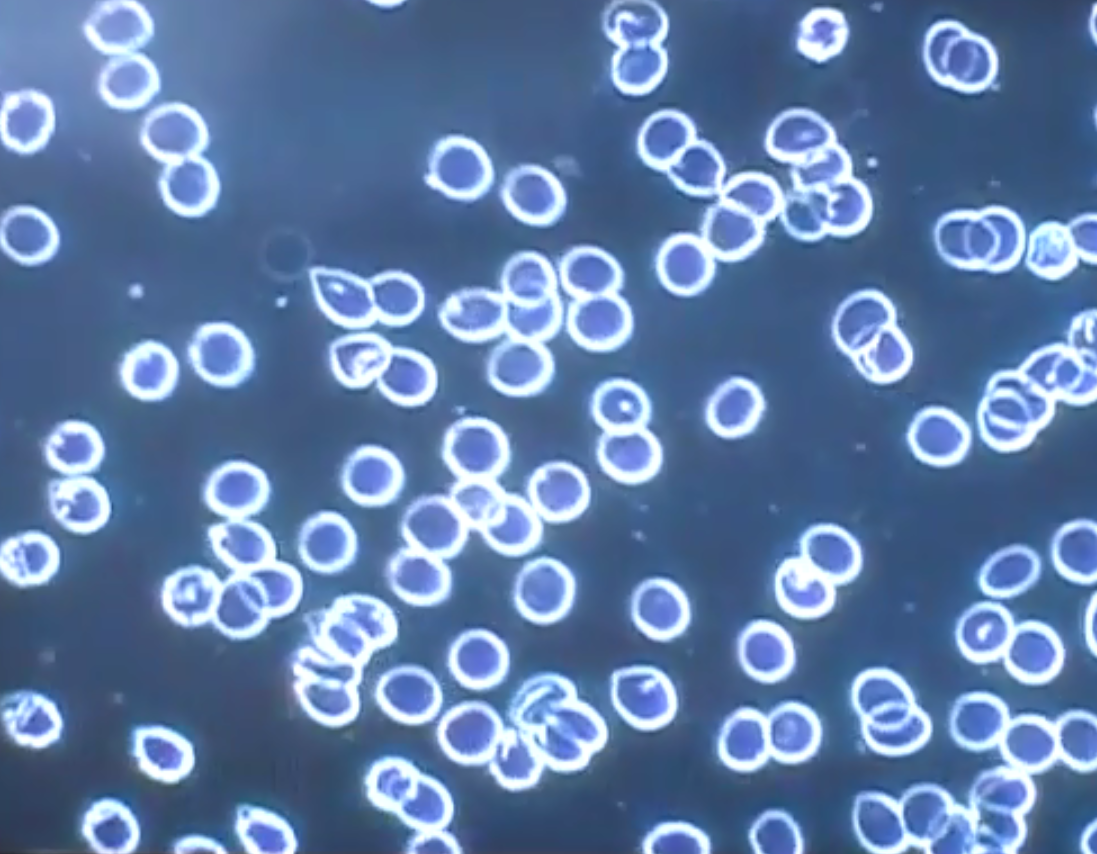
#> input picture Metodichka/images/bloodcells.png, 1097 x 854 px
$ python lab4_Binarization_And_Detection.py
#> lines starting #> are read from the running program, lines starting #| are printed output that depends on the picture; after the words box and inside, x2 and y2 are one past the last pixel; in counts of white or black regions, pixels touching at a corner belong together
#!/usr/bin/env python
# coding: utf-8

# # Лабораторная работа 4. Цифровая обработка изображений.
#
# В этой работе рассматриваются различные виды цифровой обработки изображений.
#
# Цель лабораторной работы:
# 1. Бинаризация
# 2. Выделение границ
# 3. Методы анализа изображений
# 4. Локальные особенности. Особые точки.
#

# In[1]:


get_ipython().run_line_magic('reset', '')


# In[2]:


import sys
sys.path.append('../')
get_ipython().run_line_magic('matplotlib', 'inline')
import matplotlib.pyplot as plt
import cv2 as cv
import numpy as np
from utility import util

# Изменим стандартный размер графиков matplotlib
plt.rcParams["figure.figsize"] = [6, 4]


# ## 1 Бинаризация
#
# В обработке изображений часто используется процедура пороговой бинаризации -- разбиения изображения на две области, одна из которых содержит все пиксели со значением ниже некоторого порога, а другая содержи все пиксели со значением выше этого порога.
# Оптимальная пороговая сегментация основана на приближении гистограммы изображения к некоторой кривой с использованием весовых сумм двух или более вероятностей интенсивности с нормальным распределением. Тогда порог - это набор ближайших уровней яркости, соответствующих минимуму вероятности между максимумами двух или более нормальных распределений.
#
#
# <img src="../content/binarization_examle.png" width="800"/>
#
# Примеры бинаризации изображений будем рассматривать на изображении хлорелл под микроскопом
#

# In[ ]:


image1 = cv.imread('../images/bloodcells.png')
#> image1 is the input picture: shape (854, 1097, 3); mean B, G, R 166.4, 124.6, 96.6
image2 = cv.imread('../images/chlorella.png')
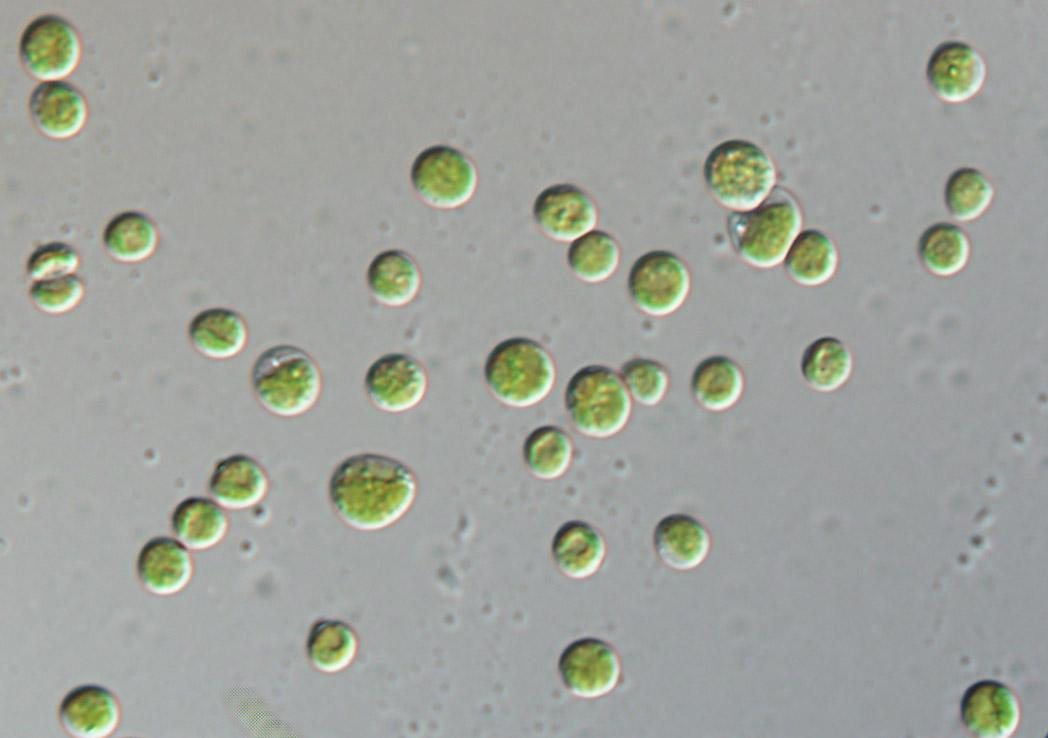
#> input picture Metodichka/images/chlorella.png, 1048 x 738 px
#> image2 is the input picture: shape (738, 1048, 3); mean B, G, R 156.2, 162.4, 159.1
rgb_image1 = cv.cvtColor(image1, cv.COLOR_BGR2RGB)
hsv_image1 = cv.cvtColor(image1, cv.COLOR_BGR2HSV)
#> hsv_image1: shape (854, 1097, 3); mean H, S, V 106.8, 114.8, 166.4
gray_image1 = cv.cvtColor(image1, cv.COLOR_BGR2GRAY)
rgb_image2 = cv.cvtColor(image2, cv.COLOR_BGR2RGB)
hsv_image2 = cv.cvtColor(image2, cv.COLOR_BGR2HSV)
#> hsv_image2: shape (738, 1048, 3); mean H, S, V 65.6, 15.8, 163.8
gray_image2 = cv.cvtColor(image2, cv.COLOR_BGR2GRAY)

channels = [0]
histSize = [256]
range = [0, 256]

gs = plt.GridSpec(2, 2)
plt.figure(figsize=(10, 8))
plt.subplot(gs[0])
plt.imshow(gray_image1, cmap='gray')
plt.xticks([]), plt.yticks([])
plt.subplot(gs[1])
plt.imshow(gray_image2, cmap='gray')
plt.xticks([]), plt.yticks([])
plt.subplot(gs[2])
plt.hist(gray_image1.reshape(-1), 256, range)
plt.subplot(gs[3])
plt.hist(gray_image2.reshape(-1), 256, range)
plt.show()
#> figure, not shown here; panel 3: tallest bar 25783 high, from x = 88 to 89; panel 4: tallest bar 65826 high, from x = 162 to 163


#
#
# ### 1.1 Бинаризация полутоновых изображений (пороговая фильтрация).
#
# Рассмотрим простую бинаризацию на примере полутонового изображения.
#
# Бинаризация полутоновых изображений осуществляется просто. Для каждого пикселя применяется одно и то же пороговое значение. Если значение пикселя меньше порогового значения, оно имеет значение 0, в противном случае — максимальное значение. В библиотеке OpenCV есть функция для бинаризации изображений cv.threshold(), для применения пороговых значений. Функция принимает несколько параметров:
# - image -- изображение, к которому применяется бинаризация;
# - threshold -- пороговое значение;
# - maxval -- максимальное значение, которое присваивается значениям пикселей, превышающим пороговое значение;
# - type -- тип порога.
#
# OpenCV предоставляет различные типы пороговых значений:
# - cv.THRESH_BINARY
# $$
# \begin{equation*}
# out(x, y) =
#  \begin{cases}
#    maxval \; &\textit{if image(x, y) > threshold } \\
#    0 \; &\textit{иначе}
#  \end{cases}
# \end{equation*}
# $$
# - cv.THRESH_BINARY_INV
# $$
# \begin{equation*}
# out(x, y) =
#  \begin{cases}
#    0 \; &\textit{if image(x, y) > threshold } \\
#    maxval \; &\textit{иначе}
#  \end{cases}
# \end{equation*}
# $$
# - cv.THRESH_TRUNC
# $$
# \begin{equation*}
# out(x, y) =
#  \begin{cases}
#    threshold \; &\textit{if image(x, y) > threshold } \\
#    image(x,y) \; &\textit{иначе}
#  \end{cases}
# \end{equation*}
# $$
# - cv.THRESH_TOZERO
# $$
# \begin{equation*}
# out(x, y) =
#  \begin{cases}
#    image(x, y) \; &\textit{if image(x, y) > threshold } \\
#    0 \; &\textit{иначе}
#  \end{cases}
# \end{equation*}
# $$
# - cv.THRESH_TOZERO_INV
# $$
# \begin{equation*}
# out(x, y) =
#  \begin{cases}
#    0 \; &\textit{if image(x, y) > threshold } \\
#    image(x, y) \; &\textit{иначе}
#  \end{cases}
# \end{equation*}
# $$
#
# Подробнее по типам смотри [документацию](https://docs.opencv.org/4.x/d7/d1b/group__imgproc__misc.html#gaa9e58d2860d4afa658ef70a9b1115576)
#
#

# In[ ]:


threshold = 150
image = gray_image1

ret, thresh1 = cv.threshold(image, threshold, 255, cv.THRESH_BINARY)
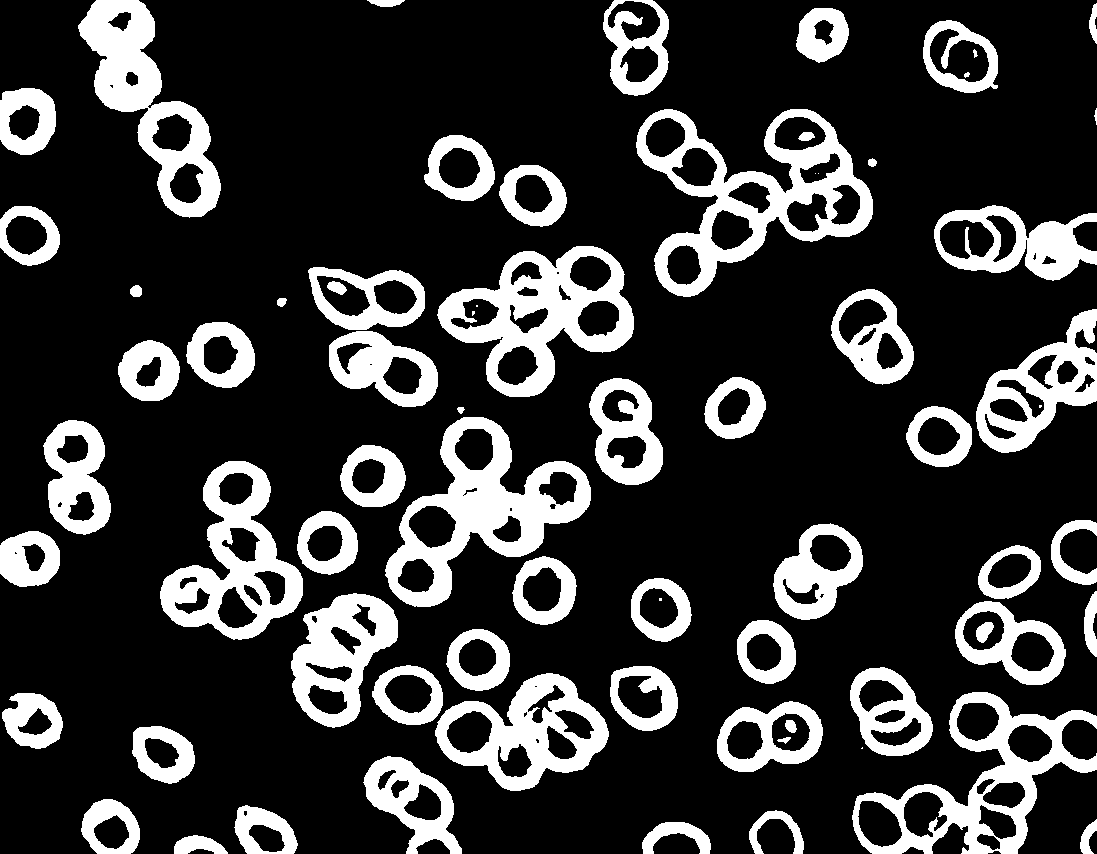
#> thresh1: shape (854, 1097); 21.2% white; 72 white regions (7 under 20 px), largest, box (x1, y1, x2, y2) and area: (636, 109, 873, 297) 14071, (385, 417, 591, 607) 13493, (437, 246, 634, 397) 12309
#> ret = 150
ret, thresh2 = cv.threshold(image, threshold, 255, cv.THRESH_BINARY_INV)
ret, thresh3 = cv.threshold(image, threshold, 255, cv.THRESH_TRUNC)
ret, thresh4 = cv.threshold(image, threshold, 255, cv.THRESH_TOZERO)
ret, thresh5 = cv.threshold(image, threshold, 255, cv.THRESH_TOZERO_INV)
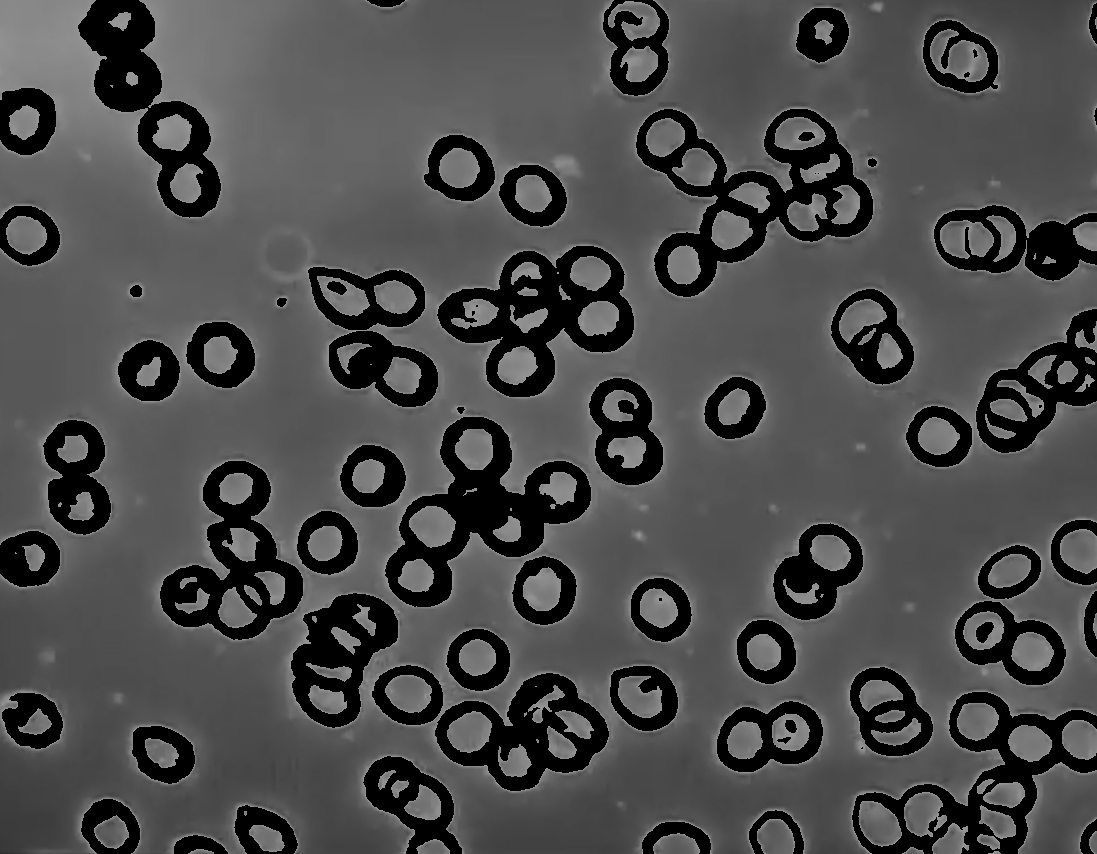
#> thresh5: shape (854, 1097); min 0, max 150, mean 76
titles = ['Grayscale Image', 'BINARY', 'BINARY_INV', 'TRUNC', 'TOZERO', 'TOZERO_INV']
images = [image, thresh1, thresh2, thresh3, thresh4, thresh5]
plt.figure(figsize=(15, 8))
for i in np.arange(len(images)):
    plt.subplot(2, 3, i + 1)
    plt.imshow(images[i], 'gray', vmin=0, vmax=255)
    plt.title(titles[i])
    plt.xticks([])
    plt.yticks([])
#> this loop made 6 passes
plt.show()


#

# ### 1.2 Бинаризация Оцу (Otsu's Binarization)
#
# Для определения оптимального порога бинаризации предложено большое количество различных подходов. Наиболее удачным из них является подход Оцу, который предполагает не только определение оптимального порога бинаризации, но и вычисление некоторого критерия бимодальности, т.е оценку того, действительно ли исследуемая гистограмма содержит именно две моды (два выраженных пика).
# Подробнее про метод Оцу и алгоритм его работы можно почитать [здесь](https://docs.opencv.org/4.x/d7/d4d/tutorial_py_thresholding.html) и [здесь](https://ru.wikipedia.org/wiki/%D0%9C%D0%B5%D1%82%D0%BE%D0%B4_%D0%9E%D1%86%D1%83)
#
# Для использования этого метода в opencv используется таже функция cv.threshold(), в которой в качестве дополнительного флага передается параметр cv.THRESH_OTSU. Пороговое значение может быть выбрано произвольным. Затем алгоритм находит оптимальное пороговое значение, которое возвращается в качестве первого значения кортежа.
#
# Работу метода Оцу рассмотрим на примере:
#

# In[ ]:


threshold = 150
ret1, thresh1 = cv.threshold(image, threshold, 255, cv.THRESH_BINARY)
#> ret1 = 150
ret2, thresh2 = cv.threshold(image, 0, 255, cv.THRESH_BINARY + cv.THRESH_OTSU)
#> thresh2: shape (854, 1097); 20% white; 79 white regions (11 under 20 px), largest, box (x1, y1, x2, y2) and area: (637, 109, 873, 297) 13405, (386, 417, 591, 607) 12706, (438, 246, 634, 397) 11536
#> ret2 = 156
titles = ['Original Image', 'Global Thresholding (threshold = %d)' % threshold,
          "Otsu's Thresholding (Otsu's threshold = %d)" % ret2]
images = [image, thresh1, thresh2]

plt.figure(figsize=(15, 8))
for i in np.arange(len(images)):
    plt.subplot(1, 3, i + 1)
    plt.imshow(images[i], 'gray')
    plt.title(titles[i])
    plt.xticks([])
    plt.yticks([])
#> this loop made 3 passes
plt.show()


# ### 1.3 Адаптивная бинаризация.
#
# В простой полутоновой бинаризации в качестве порога используется одно значение. Но это может быть не во всех случаях, например, если изображение имеет разные условия освещения в разных областях. В этом случае может помочь адаптивное пороговое значение. Здесь алгоритм определяет порог для пикселя на основе небольшой области вокруг него. Таким образом, мы получаем разные пороги для разных областей одного и того же изображения, что дает лучшие результаты для изображений с различной освещенностью.
#
# Помимо описанных выше параметров, метод `cv.adaptiveThreshold()` принимает три входных параметра:
#
# - **AdaptiveMethod** решает, как вычисляется пороговое значение:
#     + `cv.ADAPTIVE_THRESH_MEAN_C`: Пороговое значение представляет собой среднее значение площади окрестностей минус константа C.
#     + `cv.ADAPTIVE_THRESH_GAUSSIAN_C`: Пороговое значение представляет собой гауссово-взвешенную сумму значений окрестностей минус константа C.
# - **BlockSize** определяет размер области соседства, а C — константа, которая вычитается из средней или взвешенной суммы соседних пикселей.

# In[ ]:


ret1, thresh1 = cv.threshold(image, 0, 255, cv.THRESH_BINARY + cv.THRESH_OTSU)
#> ret1 = 156
thresh2 = cv.adaptiveThreshold(image, 255, cv.ADAPTIVE_THRESH_MEAN_C, cv.THRESH_BINARY, 15, 5)
#> thresh2: shape (854, 1097); 77.3% white; 302 black regions (116 under 20 px), largest, box (x1, y1, x2, y2) and area: (149, 408, 690, 799) 30374, (302, 238, 641, 415) 10457, (629, 101, 884, 304) 9019
thresh3 = cv.adaptiveThreshold(image, 255, cv.ADAPTIVE_THRESH_GAUSSIAN_C, cv.THRESH_BINARY, 15, 5)
#> thresh3: shape (854, 1097); 84.8% white; 508 black regions (233 under 20 px), largest, box (x1, y1, x2, y2) and area: (647, 102, 878, 302) 4171, (370, 623, 537, 797) 4139, (949, 513, 1097, 691) 3729
titles = ['Original Image', "Otsu's Thresholding (Otsu's threshold = %d)" % ret1,
          'Adaptive Mean Thresholding', 'Adaptive Gaussian Thresholding']
images = [image, thresh1, thresh2, thresh3]

plt.figure(figsize=(10, 8))
for i in np.arange(len(images)):
    plt.subplot(2, 2, i + 1)
    plt.imshow(images[i], 'gray')
    plt.title(titles[i])
    plt.xticks([])
    plt.yticks([])
#> this loop made 4 passes
plt.show()


# ### 1.4 Сегментация многомодальных изображений (Мультипороговая гистограммная бинаризация)
#
# <img src="../content/multimodal_segmentation.png" width="800"/>
#
# Сегментация многомодальных изображений - специально разработанный для данного класса задач, метод статистического выделения мод позволяет оценивать количество и степень выраженности мод гистограммы, опираясь на соответствующий график статистической производной (функции локальной разделимости), представляющий собой график значений критерия Оцу, вычисляемых в локальном скользящем окне, согласованном по ширине с ожидаемой шириной моды гистограммы.
#
#

# ### 1.5 Цветовая сегментация изображений
#
# Известно, что цветные цифровые изображения представляют собой совокупность трех цветовых плоскостей, каждая из которых характеризует одну независимую составляющую цвета, представленную в том же формате, что и обычное 8-битное полутоновое изображение. Следовательно, все описанные процедуры обработки полутоновых изображений в яркостной области могут быть обобщены и на случай обработки цветных изображений. Специфика же здесь связана прежде всего с различными цветовыми моделями, позволяющими по-разному работать с разными цветовыми и другими составляющими изображения.
#

# In[ ]:


image3 = cv.imread('../images/pencils.png')
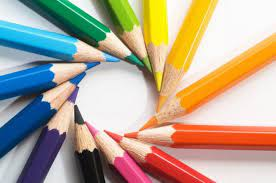
#> input picture Metodichka/images/pencils.png, 276 x 183 px
#> image3 is the input picture: shape (183, 276, 3); mean B, G, R 147.3, 167, 181.4
rgb_image3 = cv.cvtColor(image3, cv.COLOR_BGR2RGB)
hsv_image3 = cv.cvtColor(rgb_image3, cv.COLOR_RGB2HSV)
#> hsv_image3: shape (183, 276, 3); mean H, S, V 54.4, 101.7, 203.1
h, s, v = cv.split(hsv_image3)
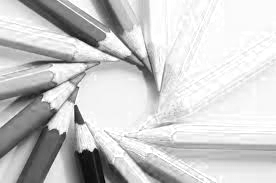
#> v: shape (183, 276); min 0, max 255, mean 203.1

low_h = 75
high_h = 85

mask = cv.inRange(h, low_h, high_h)
#> mask: shape (183, 276); 3.3% white; 68 white regions (64 under 20 px), largest, box (x1, y1, x2, y2) and area: (35, 0, 109, 42) 1319, (127, 53, 142, 65) 92, (84, 0, 92, 9) 27, (131, 71, 138, 77) 24
result = cv.bitwise_and(rgb_image3, rgb_image3, mask=mask)
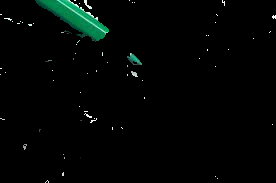
#> result: shape (183, 276, 3); mean R, G, B 1.7, 4.9, 3.6

gs = plt.GridSpec(2, 2)
plt.figure(figsize=(10, 8))
plt.subplot(gs[0])
plt.imshow(rgb_image3)
plt.title('Исходное изображение')
plt.xticks([]), plt.yticks([])
plt.subplot(gs[1])
plt.imshow(mask, cmap='gray')
plt.title('Маска')
plt.xticks([]), plt.yticks([])
plt.subplot(gs[2])
plt.hist(h.reshape(-1), np.max(h), [np.min(h), np.max(h)])
plt.vlines(low_h, 0, 5000, 'r'), plt.vlines(high_h, 0, 5000, 'r')
plt.title('Гистограмма h слоя')
plt.subplot(gs[3])
plt.imshow(result)
plt.title('Изображение с пикселями выделенного цвета')
plt.show()
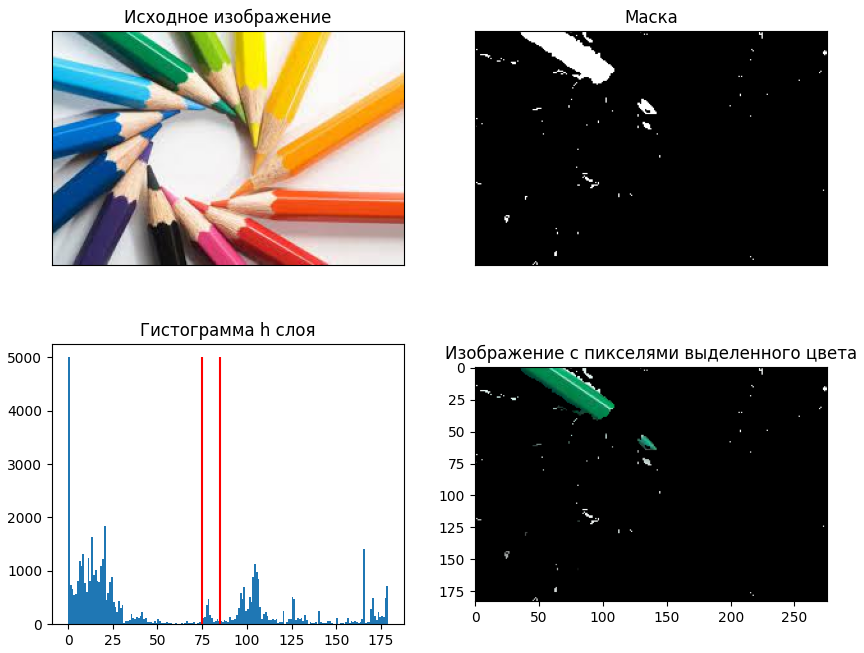
#> figure drawn by matplotlib, 4 panels; panel 3: tallest bar 4998 high, from x = 0 to 1


# # 2 Выделение границ.

# Традиционно, рассматриваются две модели краев: "ступенька" и "излом". Точкам контура типа "ступенька" соответствуют точки смены знака второй производной, а точкам контура типа "излом" - точки смены знака первой производной изображения. Здесь делается допущение, что изображение это непрерывная и два раза дифференцируемая функция f(x,y). В действительности это допущение будет корректным, если перед взятием производной - изображение сгладить (отфильтровать) тем или иным способом.
#
# Из методов обнаружения края при помощи различных дифференциальных операторов наиболее известны операторы Робертса (Roberts), Собеля (Sobel), Канни (Canny), оператор Лапласа и Лапласиан Гаусcиана (LoG).

# ## 2.1 Операторы вычисления векторов градиентов
#
# Операторы Робертса и Собеля реализуются путем свертки изображения со следующими ядрами:
#
# - Оператор Робертса:
# $
# M_1 =
#  \begin{pmatrix}
#   1 & 0 \\
#   0 & -1
#  \end{pmatrix}
# ;
# M_2 =
#  \begin{pmatrix}
#   0 & -1\\
#   1 & 0
#  \end{pmatrix}
# .
# $
#
# - Оператор Собеля:
# $
# M_x =
# \begin{pmatrix}
#  1 & 0 & -1 \\
#  2 & 0 & -2 \\
#  1 & 0 & -1
#  \end{pmatrix}
# ;
# M_y =
# \begin{pmatrix}
#  1  & 2  & 1 \\
#  0  & 0  & 0 \\
#  -1 & -2 & -1
#  \end{pmatrix}
# .
# $
#
# Исследования показали, что оператор Робертса не является в достаточной мере помехозащищенным. Оператор Собеля обеспечивает вполне удовлетворительные результаты при обработке реальных изображений.
# В каждой точке изображения приближённое значение величины градиента можно вычислить путём использования полученных приближенных значений производных:
# $ G = \sqrt{G^2_x + G^2_y} $,
# где $ G_x = M_x * Image $, а  $ G_y = M_y * Image $
# Символ $*$ здесь - это операция свертки.
# Используя эту информацию, мы можем также вычислить направление градиента:
# ${\displaystyle \mathbf {\Theta } =\operatorname {arctan} \left({\mathbf {G} _{y} \over \mathbf {G} _{x}}\right)} $,
# где, к примеру, угол Θ равен нулю для вертикальной границы, у которой тёмная сторона слева.
#

# In[ ]:


image1 = cv.imread('../images/lenna.png')
#> (the run stopped early here; a loop or call above may not have finished)
